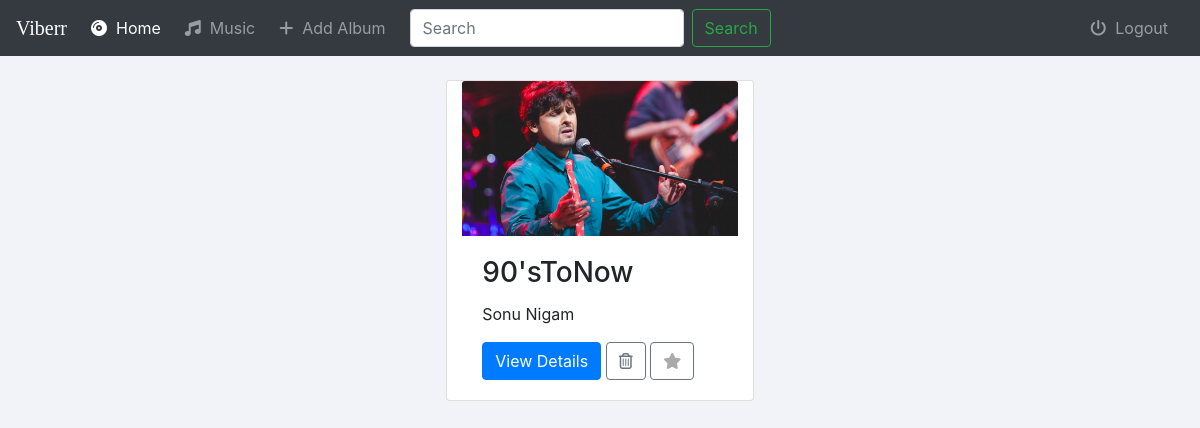
Page /music/ (signed in) on the earlier database version.
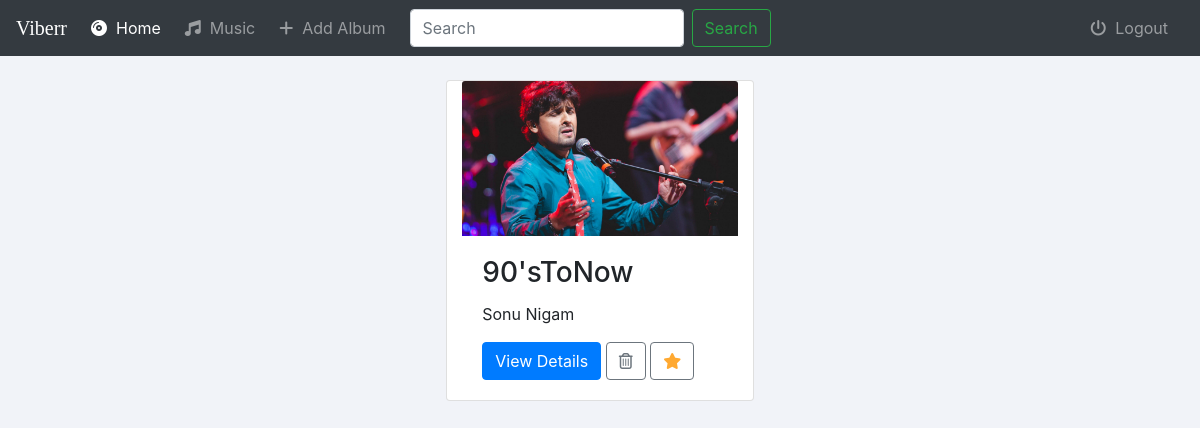
Same page on the later database version.
### music/models.py (models this page shows, shortened)
class Album(models.Model):
    user = models.ForeignKey(User,models.SET_NULL,blank=True,null=True)
    artist = models.CharField(max_length=250)
    album_title = models.CharField(max_length=500)
    genre = models.CharField(max_length=100)
    album_logo = models.FileField(upload_to='music/images')
    is_favorite = models.BooleanField(default=False)

### music/views.py (the view)
# urls.py: path('', views.index, name='music'),
@login_required(login_url='music:login')
def index(request):
    albums = Album.objects.filter(user=request.user)
    return render(request,'music/index.html',{'albums':albums,'searchAlbum':True,'homeactive':True})

### music/templates/music/index.html (shortened to what this page needs)
{% extends 'music/basic.html' %}
{% block body %}
{% for album in albums %}
        {% if forloop.first %}
            <div class="row my-4 d-flex justify-content-around">
        {% endif %}
        <div class="card col-sm-9 col-md-8 col-lg-3">
            <img class="card-img-top" src="{{album.album_logo.url}}" alt="Card image cap">
            <div class="card-body">
                <h3 class="card-title">{{ album.album_title }}</h3>
                <p class="card-text">{{album.artist}}</p>
                <a href="{% url 'music:detail' album.id %}" class="btn btn-primary">View Details</a>
                <a href="{% url 'music:album-delete' album.id %}" class="btn btn-outline-secondary">
                    <i class="far fa-trash-alt"></i></a>
                <a href="{% url 'music:favorite-album' album.id%}" class="btn btn-outline-secondary"><i class="fas fa-star {% if album.is_favorite %}active{% endif %}"></i></a>
            </div>
        </div>
{%endfor%}
{% endblock %}

Differences in the rows shown:
changed Album "90'sToNow": is_favorite False → True (drawn)
